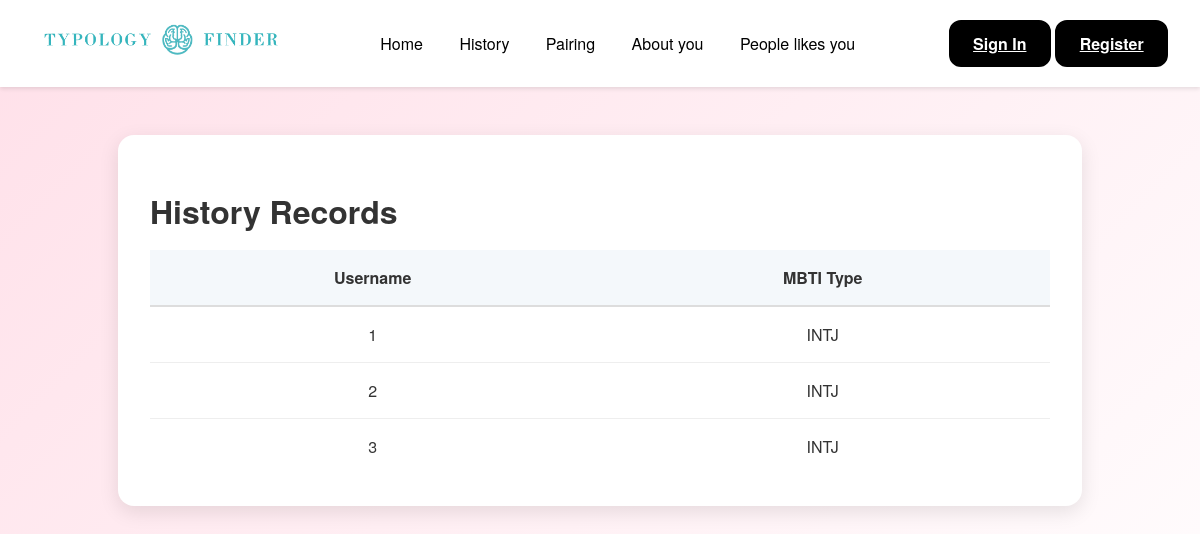
Before: /history with the older database file.
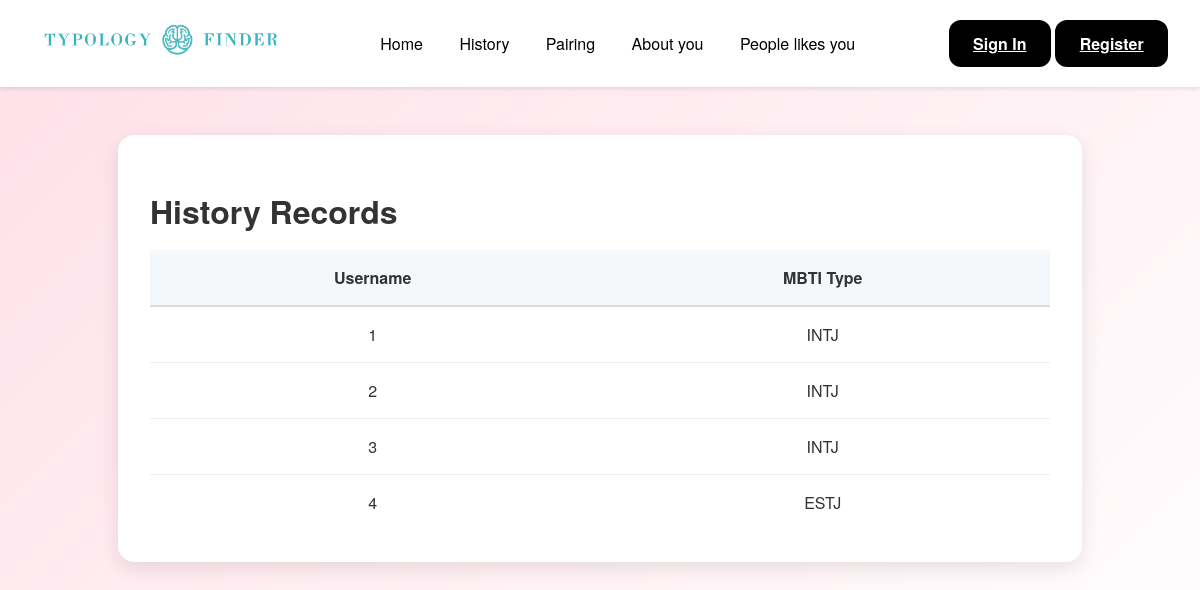
After: the same page with the newer database file.
### tables this page shows
CREATE TABLE results (
        id INTEGER PRIMARY KEY AUTOINCREMENT,
        mbti_type TEXT NOT NULL,
        best_match TEXT,
        worst_match TEXT
    );

### app.py (the view)
@app.route('/history')
def view_history():
    conn = sqlite3.connect('database.db')
    c = conn.cursor()
    c.execute('SELECT * FROM results')
    results = c.fetchall()
    conn.close()
    return render_template('history.html', results=results)

### templates/history.html (shortened to what this page needs)
<!DOCTYPE html>
<html lang="en">
<head>
    <link rel="stylesheet" href="{{ url_for('static', filename='style.css') }}">
</head>
<body style="background: linear-gradient(135deg, #ffe0e9, #ffffff);">
    <nav class="navbar">
        <div class="nav-left">
            <a href="/">
                <img src="/static/logo_full.jpg" alt="Logo" class="logo">
            </a>
        </div>
        <div class="nav-center">
            <a href="/">Home</a>
            <a href="/history">History</a>
            <a href="/explore-pairing">Pairing</a>
            <a href="/aboutyou">About you</a>
            <a href="/peoplelikeyou">People likes you</a>
        </div>
        <div class="nav-right">
            {% if session.get('username') %}
            <span>Welcome, {{ session['username'] }}!</span>
            <a href="/logout" class="btn-solid">Logout</a>
            {% else %}
            <a href="/login" class="btn-solid">Sign In</a>
            <a href="/register" class="btn-solid">Register</a>
            {% endif %}
        </div>
    </nav>
    <div class="history-table-container">
        <h1>History Records</h1>
        <table class="history-table">
            <thead>
                <tr>
                    <th>Username</th>
                    <th>MBTI Type</th>
                </tr>
            </thead>
            <tbody>
                {% for record in results %}
                <tr>
                    <td>{{ record[0] }}</td>
                    <td>{{ record[1] }}</td>
                </tr>
                {% endfor %}
            </tbody>
        </table>
    </div>
</body>
</html>

### static/style.css (style rules this page uses)
body { font-family: 'Helvetica Neue', sans-serif; margin: 0; padding: 0; color: #333; min-height: 100vh; }
.navbar { background-color: transparent; box-shadow: none; }
.navbar { display: flex; justify-content: space-between; align-items: center; padding: 1rem 2rem; background-color: white; box-shadow: 0 2px 4px rgba(0, 0, 0, 0.1); position: sticky; top: 0; z-index: 1000; }
.nav-left img.logo { height: 50px; object-fit: contain; }
.nav-center a { margin: 0 1rem; text-decoration: none; color: black; font-weight: 500; }
.btn-solid { display: inline-block; padding: 0.6rem 1.4rem; background-color: black; color: white; border: 2px solid black; border-radius: 12px; font-weight: 600; font-size: 1rem; cursor: pointer; transition: all 0.4s ease; }
.nav-center a { margin: 0 1rem; text-decoration: none; color: black; font-weight: 500; transition: all 0.3s ease; }
h1, h2, h3 { font-weight: 700; margin-bottom: 1rem; }
.history-table-container { max-width: 900px; margin: 3rem auto; padding: 2rem; background: white; border-radius: 16px; box-shadow: 0 6px 20px rgba(0, 0, 0, 0.1); }
.history-table { width: 100%; border-collapse: collapse; }
.history-table th { background-color: #f4f8fb; color: #333; font-weight: bold; padding: 1rem; text-align: center; border-bottom: 2px solid #ddd; }
.history-table td { padding: 1rem; text-align: center; border-bottom: 1px solid #eee; font-size: 1rem; }
.history-table tr:last-child td { border-bottom: none; }

Changed rows visible on the page:
added results: id "4", mbti_type "ESTJ"
